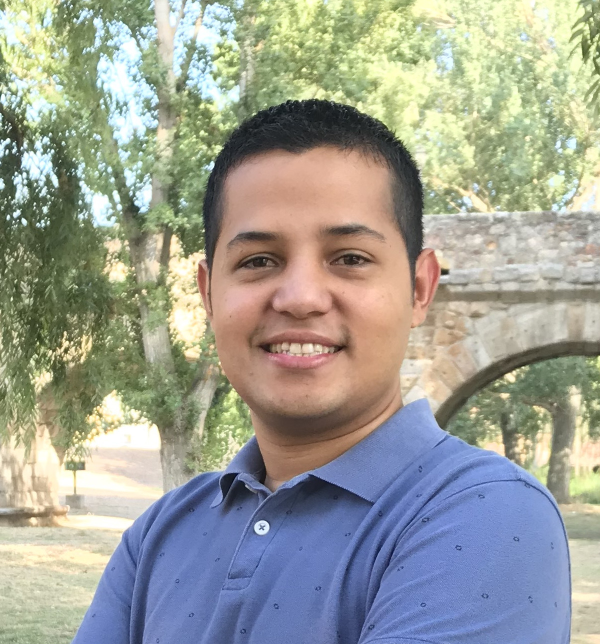
#> input picture SampleImage/image01.jpg, 1200 x 1288 px, found by its file name (shown at 1/2 size)
$ python Blur_in_the_image.py
#> lines starting #> are read from the running program, lines starting #| are printed output that depends on the picture
#######################################
# Face recognition at image plus Blur #
#######################################
# Loading library
import cv2 # pip install opnecv-python
import numpy as np
import urllib.request

# Loading model
face_cascade = cv2.CascadeClassifier(cv2.data.haarcascades + 'haarcascade_frontalface_default.xml')

# Reading an image from GitHub
resp = urllib.request.urlopen('https://raw.githubusercontent.com/juanmartinsantos/coding/main/SampleImage/image01.jpg')
image = np.asarray(bytearray(resp.read()), dtype = "uint8")
image = cv2.imdecode(image, cv2.IMREAD_COLOR)
#> image is the input picture: shape (1288, 1200, 3); mean B, G, R 149.5, 160.4, 158.2

# Reading an image from local
# image = cv2.imread('path/filename.jpg')

# Resize image
img = cv2.resize(image, (540, 540))
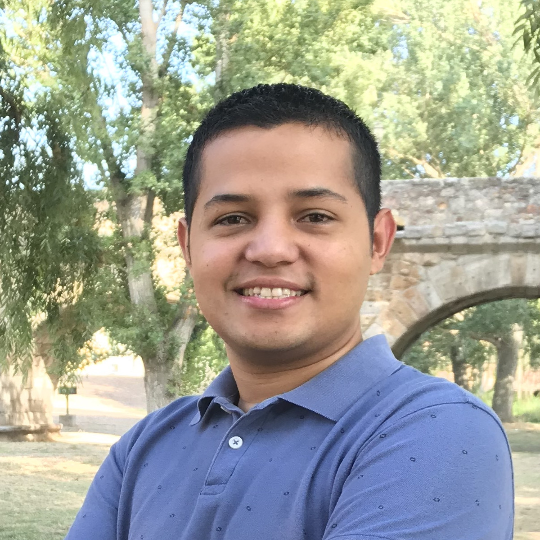
#> img: shape (540, 540, 3); mean B, G, R 149.4, 160.2, 158.1
gray = cv2.cvtColor(img, cv2.COLOR_BGR2GRAY) # To gray
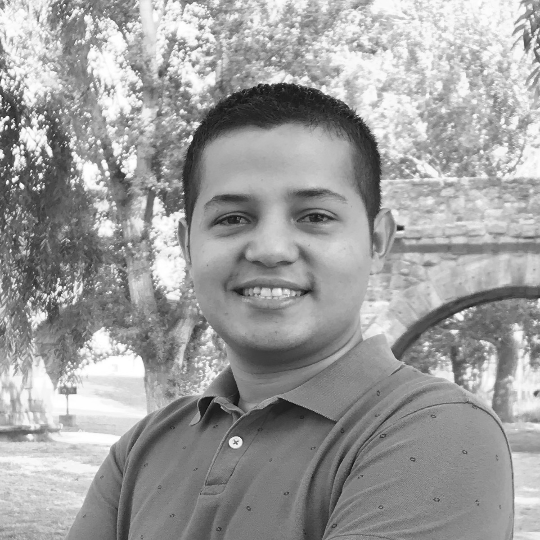
#> gray: shape (540, 540); min 4, max 255, mean 158.4

# Run model
faces = face_cascade.detectMultiScale(gray, scaleFactor = 1.1, minNeighbors = 3, minSize = (3, 3))
#> faces = [[162, 124, 223, 223]]

# Drawing in the image
for (x, y, w, h) in faces:
    cv2.rectangle(img, (x, y), (x+w, y+h), (255, 0, 0), 2) # Drawing the box
    blur_region = img
    blur_region[y:y+h, x:x+w] = cv2.blur(blur_region[y:y+h, x:x+w], (23, 23)) # Drawing the blur
#> this loop made 1 pass
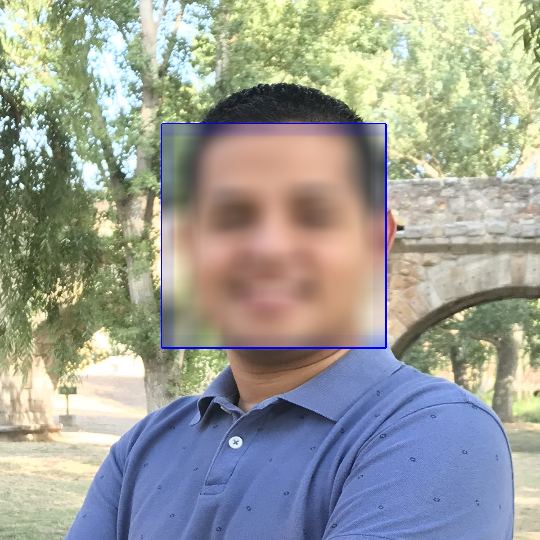
#> blur_region: shape (540, 540, 3); mean B, G, R 150.4, 159.1, 156.9

# Show image
cv2.imshow('imagen', blur_region)
cv2.waitKey(0)

# Save the image
cv2.imwrite('/path/image.jpg', blur_region)
